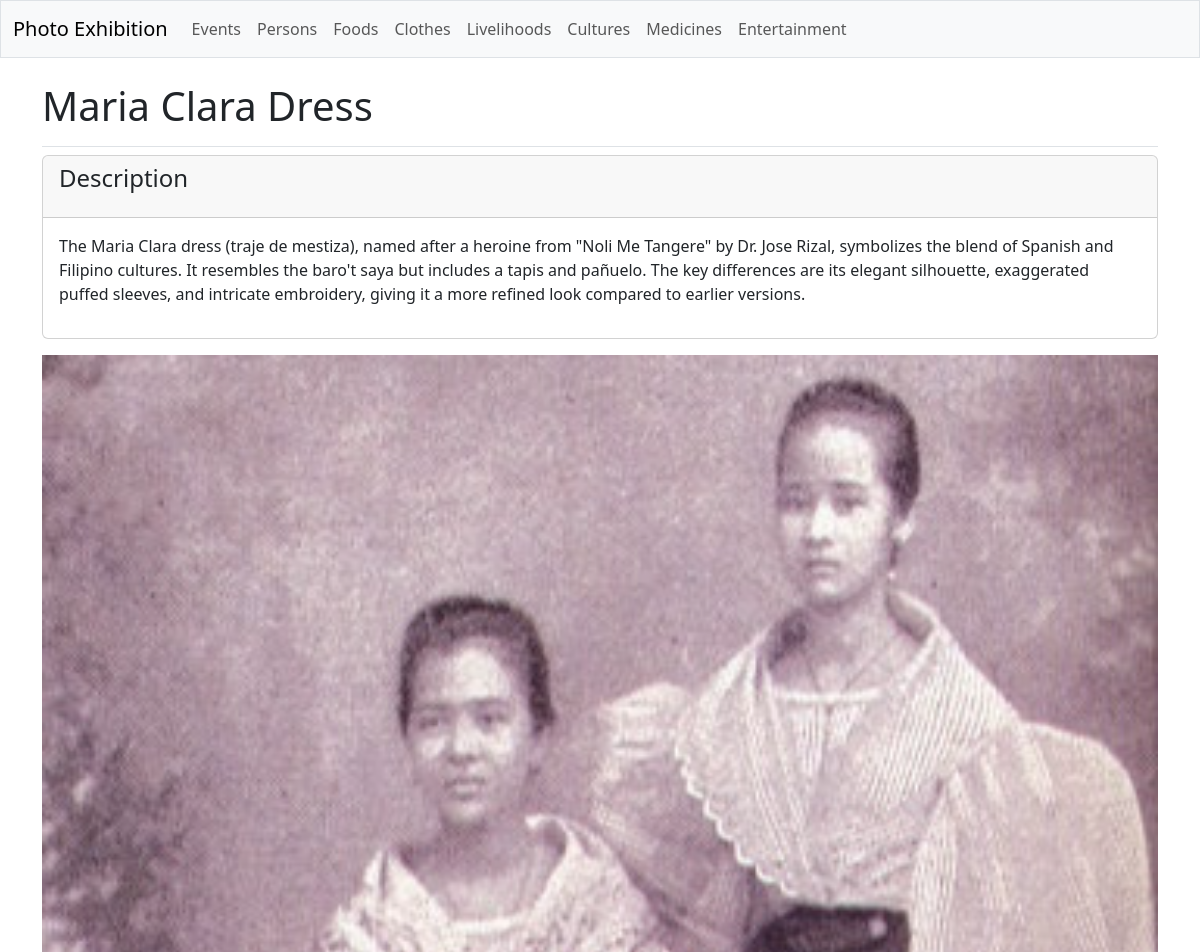
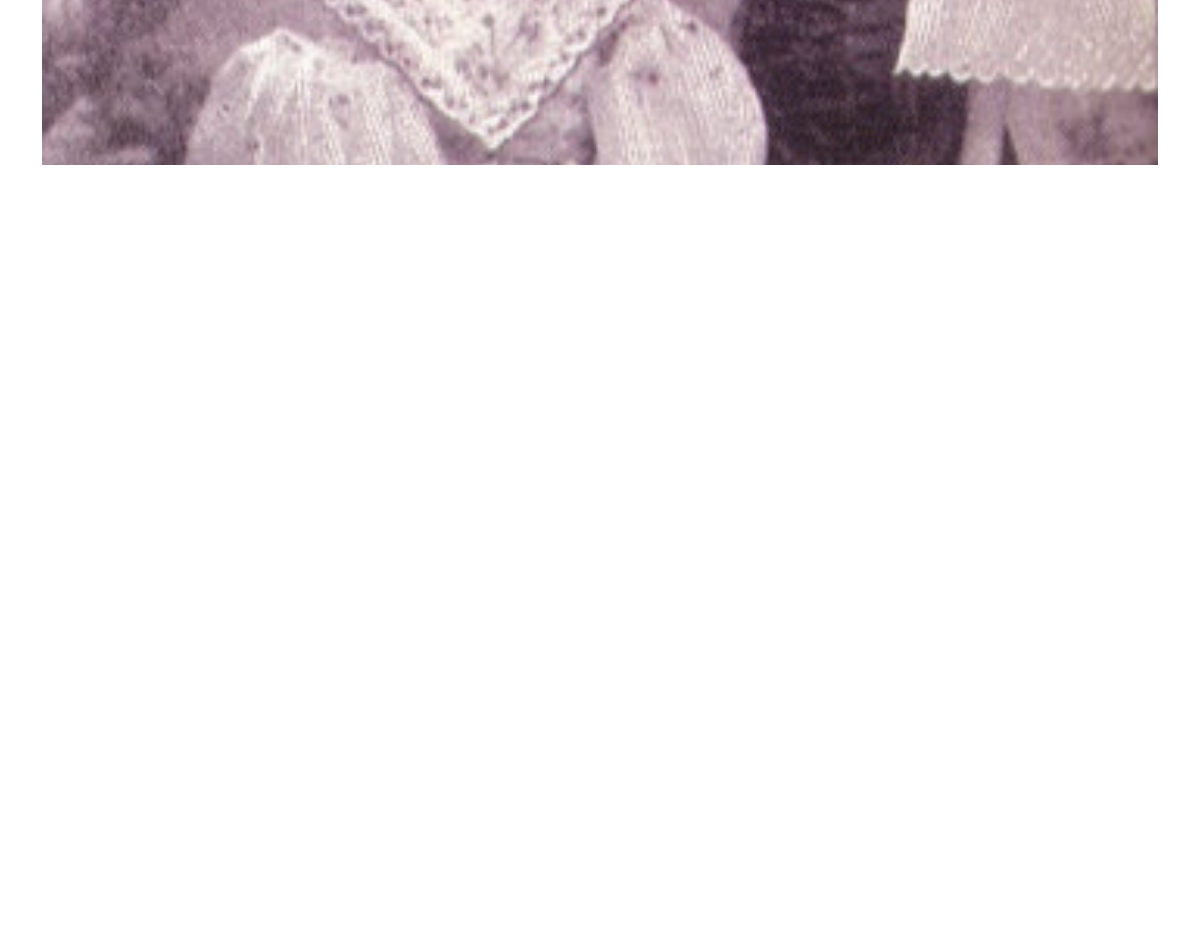
Page /galleries/clothes/1/ on the committed database (2 pictures, top to bottom).
### galleries/models.py (models this page shows, shortened)
class Clothe(models.Model):
    clothe_text = models.CharField(max_length=200)

class ClotheDetail(models.Model):
    clothe = models.ForeignKey(Clothe, on_delete=models.CASCADE)
    clothe_subtext = models.TextField()

class ClotheImage(models.Model):
    clothe = models.ForeignKey(Clothe, on_delete=models.CASCADE)
    image = models.ImageField(upload_to='clothes/')
    title = models.CharField(max_length=150)
    sub_title = models.CharField(max_length=100)

### galleries/views.py (the view)
# urls.py: path('clothes/<int:clothe_id>/', views.clothe_detail, name='clothe_detail'),
def clothe_detail(request, clothe_id):
    clothe = Clothe.objects.get(id=clothe_id)
    images = ClotheImage.objects.filter(clothe=clothe)
    clothe_details = clothe.clothedetail_set.all()
    context = {'clothe': clothe, 'clothe_details': clothe_details, 'images': images}
    return render(request, 'galleries/clothe_detail.html', context)

### galleries/templates/galleries/clothe_detail.html (shortened to what this page needs)
{% extends 'galleries/base.html' %}
{% block page_header %}
  <h1>{{ clothe.clothe_text }}</h1>
{% endblock page_header %}
{% block content %}
  {% for clothe_detail in clothe_details %}
    <div class="card mb-3">
      <h4 class="card-header">
        <p>Description</p>
      </h4>
      <div class="card-body">{{ clothe_detail.clothe_subtext|linebreaks }}</div>
    </div>
  {% empty %}
    <p>There are no details for this clothe yet.</p>
  {% endfor %}
  <div id="carouselExampleCaptions" class="carousel slide">
    <div class="carousel-indicators">
      <button type="button" data-bs-target="#carouselExampleCaptions" data-bs-slide-to="0" class="active" aria-current="true" aria-label="Slide 1"></button>
      <button type="button" data-bs-target="#carouselExampleCaptions" data-bs-slide-to="1" aria-label="Slide 2"></button>
      <button type="button" data-bs-target="#carouselExampleCaptions" data-bs-slide-to="2" aria-label="Slide 3"></button>
    </div>
    <div class="carousel-inner">
      {% for image in images %}
        <div class="carousel-item {% if forloop.counter0 == 0 %}active{% endif %}">
          <img src="{{ image.image.url }}" class="d-block w-100" alt="...">
          <div class="carousel-caption d-none d-md-block">
            <h5>{{ image.title }}</h5>
            <p>{{ image.sub_title }}</p>
          </div>
        </div>
      {% endfor %}
    </div>
    <button class="carousel-control-prev" type="button" data-bs-target="#carouselExampleCaptions" data-bs-slide="prev">
      <span class="carousel-control-prev-icon" aria-hidden="true"></span>
    </button>
    <button class="carousel-control-next" type="button" data-bs-target="#carouselExampleCaptions" data-bs-slide="next">
      <span class="carousel-control-next-icon" aria-hidden="true"></span>
    </button>
  </div>
{% endblock content %}

### rows in the picture
Clothe: clothe_text "Maria Clara Dress"
ClotheDetail: clothe_subtext "The Maria Clara dress (traje de mestiza), named after a heroine from \"Noli Me Tangere\" by Dr. Jose Rizal, symbolizes the blend of Spanish and Filipino cultures. It resembles the baro't saya but includes a tapis and pañuelo. The key differences are its elegant silhouette, exaggerated puffed sleeves, and intricate embroidery, giving it a more refined look compared to earlier versions."
ClotheImage: image (picture)
